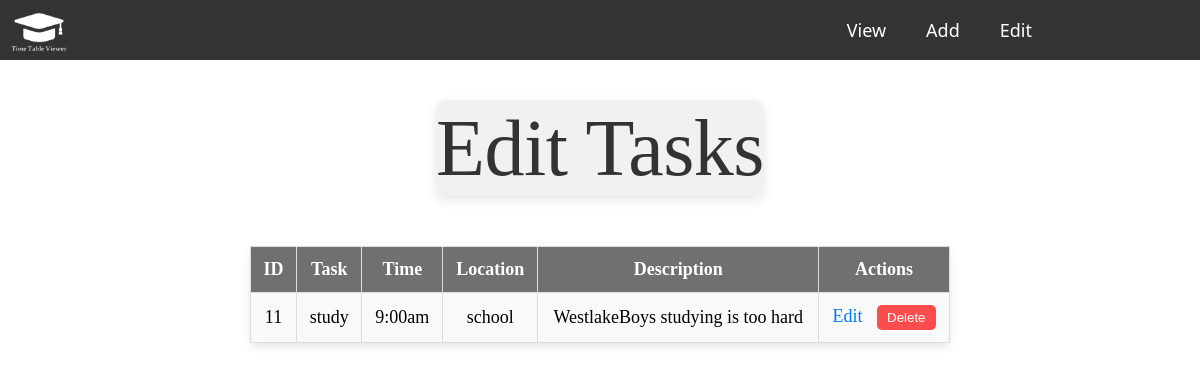
/view_timetable, run on an earlier commit of the app's database.
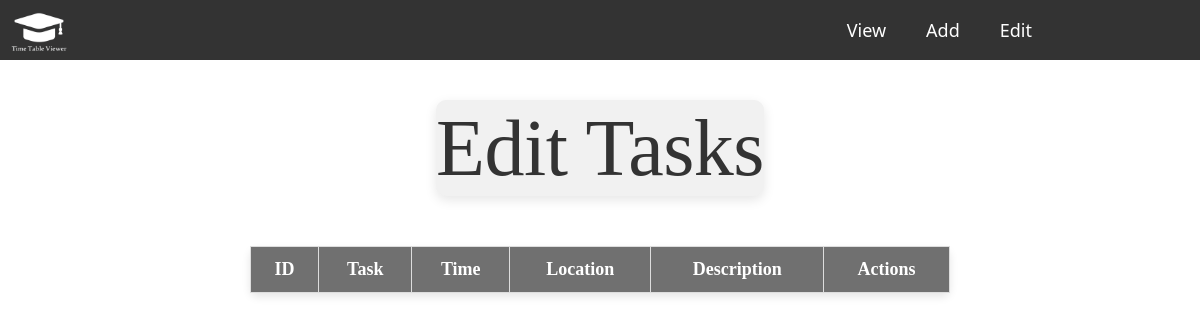
And on a later commit of the database.
### tables this page shows
CREATE TABLE "day" (
	"task"	TEXT NOT NULL,
	"time"	TEXT NOT NULL,
	"location"	TEXT NOT NULL,
	"description"	TEXT NOT NULL,
	"id"	INTEGER NOT NULL,
	PRIMARY KEY("id" AUTOINCREMENT)
);

### app.py (the view)
@app.route('/view_timetable', methods=('POST', 'GET'))
def view_timetable ():
    conn = get_db_connection()
    sql = "SELECT * FROM day"
    day = conn.execute(sql).fetchall()
    conn.close()
    return render_template('view_timetable.html', day=day)

### app.py (called while the page is built)
def get_db_connection():
    conn = sqlite3.connect('TimeTable.db')
    conn.row_factory = sqlite3.Row
    return conn

### templates/view_timetable.html (shortened to what this page needs)
<!DOCTYPE html>
<html>
<head>
    <link rel="stylesheet" href="{{ url_for('static', filename='style.css') }}">
</head>
<body>
    <ul id="navbar">
        <li class="navitem"><img src="{{ url_for('static', filename='logo.png') }}" alt="Logo" class="logo"></li>
        <li class="navitem"><a href="{{ url_for('index') }}">View</a></li>
        <li class="navitem"><a href="{{ url_for('add_timetable') }}">Add</a></li>
        <li class="navitem"><a href="{{ url_for('view_timetable') }}">Edit</a></li>
    </ul>
{% block body %}
{% block content %}
<body>
<h2 class="cleanheader">Edit Tasks</h2>
<table id="viewtask">
    <thead>
        <tr>
            <th>ID</th>
            <th>Task</th>
            <th>Time</th>
            <th>Location</th>
            <th>Description</th>
            <th>Actions</th>
        </tr>
    </thead>
    <tbody>
        {% for day in day %}
        <tr>
            <td>{{ day.id }}</td>
            <td>{{ day.task }}</td>
            <td>{{ day.time }}</td>
            <td>{{ day.location }}</td>
            <td>{{ day.description }}</td>
            <td>
            <a class="edit" href="{{ url_for('edit_timetable', id=day.id) }}">Edit</a>
            <form action="{{ url_for('delete_timetable', id=day.id) }}" method="post" style="display:inline;">
                    <button class="psbutton" type="submit">Delete</button>
            </td>
        </tr>
        {% endfor %}
    </tbody>
</table>
{% endblock %}
{% endblock %}
</body>
</html>

What changed in the data, as far as the page shows it:
removed day: id "11", task "study", time "9:00am", location "school", description "WestlakeBoys studying is too hard"
